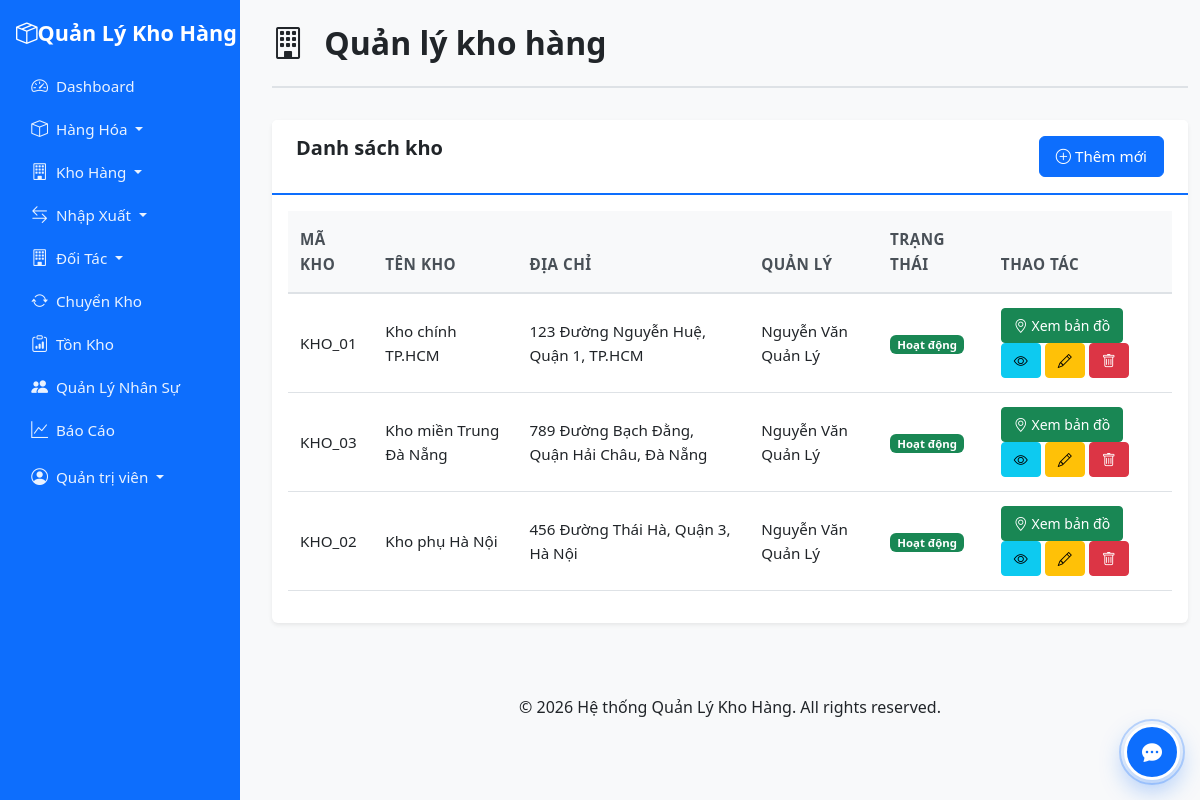
Screenshot of /modules/warehouses/index.php (signed in) with the database file from the repository.
### tables this page shows
CREATE TABLE `warehouses` (
  `id` int(11) NOT NULL,
  `code` varchar(50) NOT NULL,
  `name` varchar(100) NOT NULL,
  `address` text DEFAULT NULL,
  `latitude` decimal(10,7) DEFAULT NULL,
  `longitude` decimal(10,7) DEFAULT NULL,
  `manager_id` int(11) DEFAULT NULL,
  `status` tinyint(1) DEFAULT 1,
  `created_at` timestamp NOT NULL DEFAULT current_timestamp()
);

CREATE TABLE `users` (
  `id` int(11) NOT NULL,
  `username` varchar(50) NOT NULL,
  `password` varchar(255) NOT NULL,
  `full_name` varchar(100) NOT NULL,
  `email` varchar(100) DEFAULT NULL,
  `phone` varchar(20) DEFAULT NULL,
  `role` enum('admin','quanly_kho','nhanvien_nhapkho','ketoan') DEFAULT 'nhanvien_nhapkho',
  `status` tinyint(1) DEFAULT 1,
  `created_at` timestamp NOT NULL DEFAULT current_timestamp(),
  `updated_at` timestamp NOT NULL DEFAULT current_timestamp() ON UPDATE current_timestamp()
);

### modules/warehouses/index.php (the view, shortened to what this page needs)
<?php
$db = getDB();
$stmt = $db->query("SELECT w.*, u.full_name as manager_name
    FROM warehouses w
    LEFT JOIN users u ON w.manager_id = u.id
    ORDER BY w.name");
$warehouses = $stmt->fetchAll();
include '../../includes/header.php';
?>
<div class="container-fluid mt-4">
    <div class="page-header">
        <h1><i class="bi bi-building"></i> Quản lý kho hàng</h1>
    </div>
    <div class="card">
        <div class="card-header d-flex justify-content-between">
            <h5 class="mb-0">Danh sách kho</h5>
            <button type="button" class="btn btn-primary" data-bs-toggle="modal" data-bs-target="#addModal">
                <i class="bi bi-plus-circle"></i> Thêm mới
            </button>
        </div>
        <div class="card-body">
            <div class="table-responsive">
                <table class="table">
                    <thead>
                        <tr>
                            <th>Mã kho</th>
                            <th>Tên kho</th>
                            <th>Địa chỉ</th>
                            <th>Quản lý</th>
                            <th>Trạng thái</th>
                            <th>Thao tác</th>
                        </tr>
                    </thead>
                    <tbody>
                        <?php foreach ($warehouses as $wh): ?>
                        <tr>
                            <td><?php echo htmlspecialchars($wh['code']); ?></td>
                            <td><?php echo htmlspecialchars($wh['name']); ?></td>
                            <td><?php echo htmlspecialchars($wh['address'] ?? ''); ?></td>
                            <td><?php echo htmlspecialchars($wh['manager_name'] ?? 'N/A'); ?></td>
                            <td>
                                <?php if ($wh['status']): ?>
                                    <span class="badge bg-success">Hoạt động</span>
                                <?php else: ?>
                                    <span class="badge bg-danger">Ngừng</span>
                                <?php endif; ?>
                            </td>
                            <td>
                                <?php if (!empty($wh['address']) || ($wh['latitude'] && $wh['longitude'])): ?>
                                <button
                                    class="btn btn-sm btn-success"
                                    onclick="openOnGoogleMaps(
                                        '<?php echo htmlspecialchars($wh['address'] ?? '', ENT_QUOTES); ?>',
                                        <?php echo $wh['latitude'] !== null ? (float)$wh['latitude'] : 'null'; ?>,
                                        <?php echo $wh['longitude'] !== null ? (float)$wh['longitude'] : 'null'; ?>
                                    )"
                                >
                                    <i class="bi bi-geo-alt"></i> Xem bản đồ
                                </button>
                                <?php endif; ?>
                                <a href="view.php?id=<?php echo $wh['id']; ?>" class="btn btn-sm btn-info">
                                    <i class="bi bi-eye"></i>
                                </a>
                                <button class="btn btn-sm btn-warning" onclick="editWarehouse(<?php echo htmlspecialchars(json_encode($wh)); ?>)">
                                    <i class="bi bi-pencil"></i>
                                </button>
                                <form method="POST" action="delete.php" class="d-inline" onsubmit="return confirm('Bạn có chắc chắn muốn xóa kho này?');">
                                    <button type="submit" class="btn btn-sm btn-danger">
                                        <i class="bi bi-trash"></i>
                                    </button>
                                </form>
                            </td>
                        </tr>
                        <?php endforeach; ?>
                    </tbody>
                </table>
            </div>
        </div>
    </div>
</div>
<?php include '../../includes/footer.php'; ?>

### assets/css/style.css (style rules this page uses)
:root { --primary-color: #0d6efd; --secondary-color: #6c757d; --success-color: #198754; --danger-color: #dc3545; --warning-color: #ffc107; --info-color: #0dcaf0; }
body { font-family: 'Segoe UI', Tahoma, Geneva, Verdana, sans-serif; background-color: #f8f9fa; font-size: 1rem; line-height: 1.6; }
@media (min-width: 992px) { body.has-sidebar { padding-left: 260px; } }
.card { border: none; box-shadow: 0 0.125rem 0.25rem rgba(0, 0, 0, 0.075); margin-bottom: 1.5rem; }
.card-header { background-color: #fff; border-bottom: 2px solid var(--primary-color); font-weight: 600; font-size: 1.1rem; padding: 1rem 1.5rem; }
.card-header h5 { font-size: 1.25rem; font-weight: 600; margin: 0; }
.table { background-color: #fff; }
.table thead th { background-color: #f8f9fa; border-bottom: 2px solid #dee2e6; font-weight: 600; font-size: 0.95rem; padding: 1rem 0.75rem; text-transform: uppercase; letter-spacing: 0.5px; color: #495057; }
.table tbody td { padding: 0.875rem 0.75rem; font-size: 0.95rem; vertical-align: middle; }
.badge { padding: 0.35em 0.65em; }
.page-header { margin-bottom: 2rem; padding-bottom: 1rem; border-bottom: 2px solid #dee2e6; }
.page-header h1 { margin-bottom: 0.5rem; font-size: 2rem; font-weight: 600; color: #212529; }
.page-header h1 i { margin-right: 0.75rem; font-size: 2rem; }
h1, h2, h3, h4, h5, h6 { font-weight: 600; color: #212529; }
h1 { font-size: 2rem; }
h5 { font-size: 1.1rem; }
.btn { font-weight: 500; padding: 0.5rem 1rem; font-size: 0.95rem; }
.btn-sm { padding: 0.375rem 0.75rem; font-size: 0.875rem; }

### rows the page displays
warehouses: code "KHO_01", name "Kho chính TP.HCM", address "123 Đường Nguyễn Huệ, Quận 1, TP.HCM", manager.full_name "Nguyễn Văn Quản Lý", status "Hoạt động"
warehouses: code "KHO_03", name "Kho miền Trung Đà Nẵng", address "789 Đường Bạch Đằng, Quận Hải Châu, Đà Nẵng", manager.full_name "Nguyễn Văn Quản Lý", status "Hoạt động"
warehouses: code "KHO_02", name "Kho phụ Hà Nội", address "456 Đường Thái Hà, Quận 3, Hà Nội", manager.full_name "Nguyễn Văn Quản Lý", status "Hoạt động"

### other values shown
$_SESSION['full_name'] "Quản trị viên"
